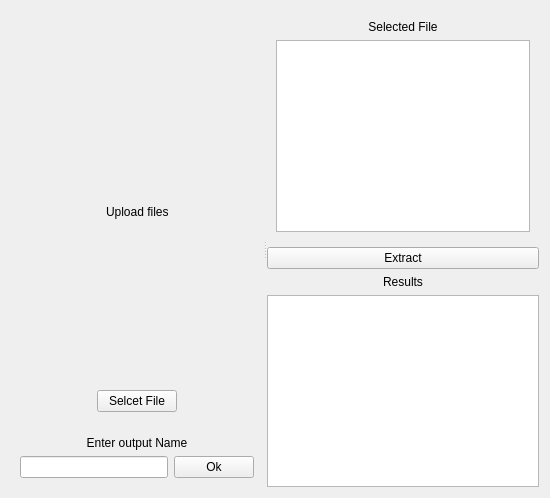
        <widget class="QWidget" name="page_11">
         <layout class="QHBoxLayout" name="horizontalLayout_46">
          <item>
           <widget class="QSplitter" name="splitter_7">
            <property name="orientation">
             <enum>Qt::Horizontal</enum>
            </property>
            <widget class="QWidget" name="widget_24" native="true">
             <layout class="QVBoxLayout" name="verticalLayout_72">
              <item>
               <widget class="QWidget" name="widget_41" native="true">
                <layout class="QVBoxLayout" name="verticalLayout_84">
                 <item>
                  <layout class="QVBoxLayout" name="verticalLayout_73">
                   <item>
                    <spacer name="verticalSpacer_16">
                     <property name="orientation">
                      <enum>Qt::Vertical</enum>
                     </property>
                     <property name="sizeHint" stdset="0">
                      <size>
                       <width>20</width>
                       <height>48</height>
                      </size>
                     </property>
                    </spacer>
                   </item>
                   <item>
                    <layout class="QHBoxLayout" name="horizontalLayout_31">
                     <item>
                      <spacer name="horizontalSpacer_35">
                       <property name="orientation">
                        <enum>Qt::Horizontal</enum>
                       </property>
                       <property name="sizeHint" stdset="0">
                        <size>
                         <width>78</width>
                         <height>20</height>
                        </size>
                       </property>
                      </spacer>
                     </item>
                     <item>
                      <layout class="QVBoxLayout" name="verticalLayout_7">
                       <item>
                        <widget class="QLabel" name="label_36">
                         <property name="text">
                          <string/>
                         </property>
                         <property name="pixmap">
                          <pixmap resource="resource.qrc">:/icons/icons/icons8-upload-50.png</pixmap>
                         </property>
                         <property name="alignment">
                          <set>Qt::AlignCenter</set>
                         </property>
                        </widget>
                       </item>
                       <item>
                        <widget class="QLabel" name="label_37">
                         <property name="text">
                          <string>Upload files</string>
                         </property>
                        </widget>
                       </item>
                      </layout>
                     </item>
                     <item>
                      <spacer name="horizontalSpacer_36">
                       <property name="orientation">
                        <enum>Qt::Horizontal</enum>
                       </property>
                       <property name="sizeHint" stdset="0">
                        <size>
                         <width>78</width>
                         <height>20</height>
                        </size>
                       </property>
                      </spacer>
                     </item>
                    </layout>
                   </item>
                   <item>
                    <spacer name="verticalSpacer_17">
                     <property name="orientation">
                      <enum>Qt::Vertical</enum>
                     </property>
                     <property name="sizeHint" stdset="0">
                      <size>
                       <width>20</width>
                       <height>48</height>
                      </size>
                     </property>
                    </spacer>
                   </item>
                   <item>
                    <layout class="QHBoxLayout" name="horizontalLayout_32">
                     <item>
                      <spacer name="horizontalSpacer_37">
                       <property name="orientation">
                        <enum>Qt::Horizontal</enum>
                       </property>
                       <property name="sizeHint" stdset="0">
                        <size>
                         <width>78</width>
                         <height>20</height>
                        </size>
                       </property>
                      </spacer>
                     </item>
                     <item>
                      <widget class="QPushButton" name="pushButton_14">
                       <property name="text">
                        <string>Selcet File</string>
                       </property>
                      </widget>
                     </item>
                     <item>
                      <spacer name="horizontalSpacer_38">
                       <property name="orientation">
                        <enum>Qt::Horizontal</enum>
                       </property>
                       <property name="sizeHint" stdset="0">
                        <size>
                         <width>78</width>
                         <height>20</height>
                        </size>
                       </property>
                      </spacer>
                     </item>
                    </layout>
                   </item>
                  </layout>
                 </item>
                </layout>
               </widget>
              </item>
              <item>
               <widget class="QWidget" name="widget_32" native="true">
                <layout class="QHBoxLayout" name="horizontalLayout_35">
                 <item>
                  <layout class="QVBoxLayout" name="verticalLayout_77">
                   <item>
                    <widget class="QLabel" name="label_41">
                     <property name="text">
                      <string>Enter output Name</string>
                     </property>
                     <property name="alignment">
                      <set>Qt::AlignCenter</set>
                     </property>
                    </widget>
                   </item>
                   <item>
                    <layout class="QHBoxLayout" name="horizontalLayout_36">
                     <item>
                      <widget class="QLineEdit" name="lineEdit_5"/>
                     </item>
                     <item>
                      <widget class="QPushButton" name="pushButton_17">
                       <property name="text">
                        <string>Ok</string>
                       </property>
                      </widget>
                     </item>
                    </layout>
                   </item>
                  </layout>
                 </item>
                </layout>
               </widget>
              </item>
             </layout>
            </widget>
            <widget class="QWidget" name="layoutWidget_10">
             <layout class="QVBoxLayout" name="verticalLayout_75">
              <item>
               <widget class="QWidget" name="widget_29" native="true">
                <layout class="QVBoxLayout" name="verticalLayout_76">
                 <item>
                  <widget class="QLabel" name="label_38">
                   <property name="text">
                    <string>Selected File</string>
                   </property>
                   <property name="alignment">
                    <set>Qt::AlignCenter</set>
                   </property>
                  </widget>
                 </item>
                 <item>
                  <widget class="QListWidget" name="listWidget_7"/>
                 </item>
                </layout>
               </widget>
              </item>
              <item>
               <widget class="QPushButton" name="pushButton_15">
                <property name="text">
                 <string>Extract</string>
                </property>
               </widget>
              </item>
              <item>
               <widget class="QLabel" name="label_39">
                <property name="text">
                 <string>Results</string>
                </property>
                <property name="alignment">
                 <set>Qt::AlignCenter</set>
                </property>
               </widget>
              </item>
              <item>
               <widget class="QTextEdit" name="textEdit"/>
              </item>
             </layout>
            </widget>
           </widget>
          </item>
         </layout>
        </widget>
